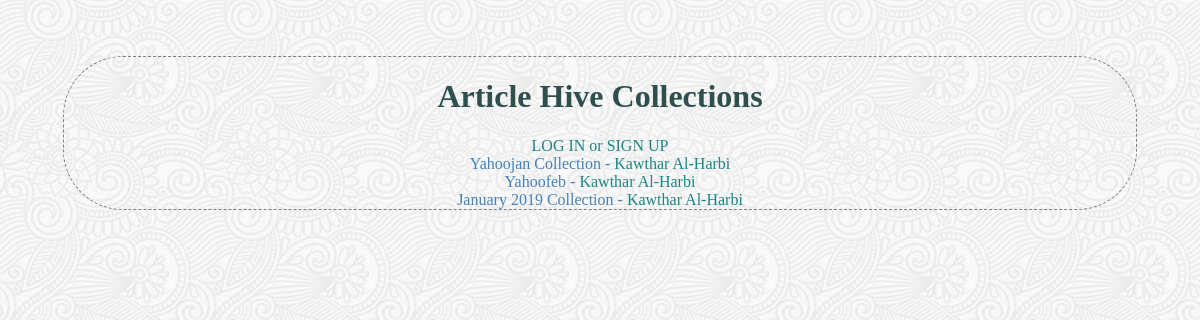
Page /collections/ on the committed database.
### database_setup.py (models this page shows, shortened)
class Collection(Base):
    __tablename__ = 'collection'
    id = Column(Integer, primary_key=True)
    name = Column(String(80), nullable=False)
    user_id = Column(Integer, ForeignKey('user.id'))
    user = relationship(User)

class User(Base):
    __tablename__ = 'user'
    id = Column(Integer, primary_key=True)
    name = Column(String(100), nullable=False)
    email = Column(String(100), nullable=False , unique=True)
    picture = Column(String(250))

### finalProject.py (the view, shortened to what this page needs)
@app.route('/')
@app.route('/collections/')
def DefaultCollections():
    if 'name' not in login_session:
        c = session.query(
            Collection.name.label('cname'),
            User.name.label('uname'),
            Collection.id.label('cid'),
            User.id.label('uid')).join(
            User,
            User.id == Collection.user_id).add_columns(
            User.id,
            User.name,
            Collection.name,
            Collection.id).all()
        return render_template('publicCollections.html', c=c)

### templates/publicCollections.html (shortened to what this page needs)
<!DOCTYPE html>
<html>
    <head>
        <link rel=stylesheet type=text/css href='{{url_for('static', filename='style.css')}}'>
    </head>
    <body>
        <div class="pane">
            <h1 class="header">Article Hive Collections</h1>
            <a class="link" href="{{url_for('showLogin')}}">LOG IN or SIGN UP</a>
            {% for c in c %}
            <div class="item" >
                <div class="cname">
                    <a href="{{url_for('collectionList', collection_id= c.id )}}">{{ c.cname }}</a> - <label class="owner">{{ c.uname}}</label>
                </div>
            </div>
            {% endfor %}
        </div>
    </body>
</html>

### static/style.css (style rules this page uses)
html { background-image: url('full-bloom.png'); background-repeat: repeat; margin: 4vw; }
a { color: steelblue; text-decoration-line: none; }
.item { color: steelblue; }
.link { color: rgb(28, 133, 133); }
.header { color: darkslategray; text-transform: capitalize; }
.owner { text-transform: capitalize; color: rgb(28, 133, 133);; }
.cname { text-transform: capitalize; }
.pane { border: dashed grey 1pt; border-radius: 5vw; text-align: center; display: block; block-size: inherit; height: 95%; margin: 5pt; }

### rows in the picture
Collection: cname "Yahoojan Collection", uname "Kawthar Al-Harbi"
Collection: cname "Yahoofeb", uname "Kawthar Al-Harbi"
Collection: cname "January 2019 Collection", uname "Kawthar Al-Harbi"
